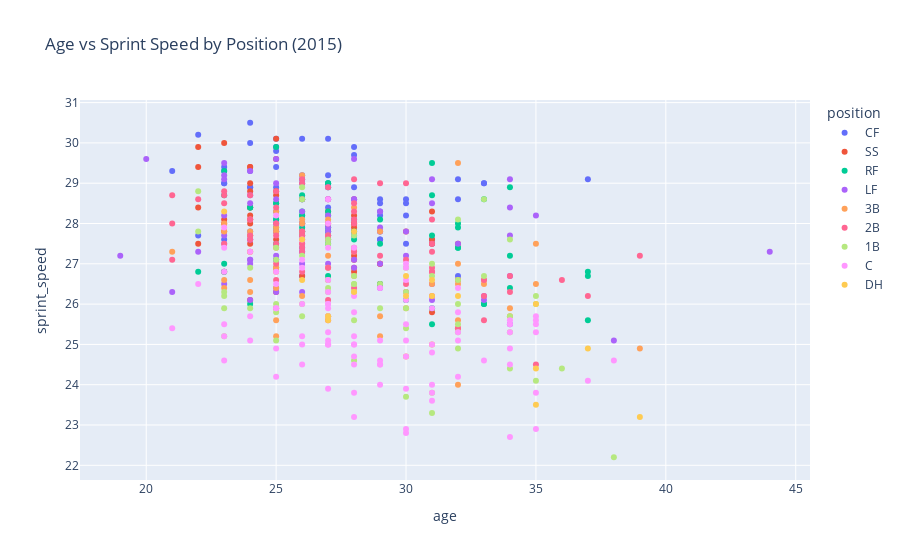

Write notebook code for a chart like this one.
### Code cell
fig = px.scatter(
    df15,
    x="age",
    y="sprint_speed",
    color="position",
    hover_data=["last_name, first_name", "team"],
    title="Age vs Sprint Speed by Position (2015)"
)

fig.show()

### Figure 1 — Plotly figure (JSON) as saved in the notebook; plotly's stock layout.template omitted (floating-point values rounded to 4 significant figures; data arrays with more than 128 entries replaced by an {"elided": "..."} marker saying what was removed)
{"data": [{"customdata": [["Buxton, Byron", "MIN"], ["Sierra, Magneuris", "MIA"], ["Quinn, Roman", "PHI"], ["Engel, Adam", "CWS"], ["Hamilton, Billy", "CIN"], ["Bader, Harrison", "STL"], ["DeShields, Delino", "TEX"], ["Galloway, Isaac", "MIA"], ["Smith, Mallex", "TB"], ["Broxton, Keon", "MIL"], ["Margot, Manuel", "SD"], ["Zimmer, Bradley", "CLE"], ["Robles, Victor", "WSH"], ["Brinson, Lewis", "MIA"], ["Mullins, Cedric", "BAL"], ["Trout, Mike", "LAA"], ["Marisnick, Jake", "HOU"], ["Davis, Rajai", "CLE"], ["Orlando, Paulo", "KC"], ["Jones, JaCoby", "DET"], ["Fowler, Dustin", "OAK"], ["Dyson, Jarrod", "AZ"], ["Laureano, Ramón", "OAK"], ["Davis, Jonathan", "TOR"], ["Taylor, Michael A.", "WSH"], ["Young Jr., Eric", "LAA"], ["Kiermaier, Kevin", "TB"], ["Phillips, Brett", "KC"], ["Allen, Greg", "CLE"], ["Duggar, Steven", "SF"], ["Pham, Tommy", "TB"], ["Marte, Starling", "PIT"], ["Cain, Lorenzo", "MIL"], ["Toles, Andrew", "LAD"], ["Lagares, Juan", "NYM"], ["Hernández, Gorkys", "SF"], ["Heredia, Guillermo", "SEA"], ["LaMarre, Ryan", "CWS"], ["Powell, Boog", "OAK"], ["Pollock, AJ", "AZ"], ["Almonte, Abraham", "KC"], ["Hicks, Aaron", "NYY"], ["Inciarte, Ender", "ATL"], ["Pillar, Kevin", "TOR"], ["Almora Jr., Albert", "CHC"], ["Bradley Jr., Jackie", "BOS"], ["Cave, Jake", "MIN"], ["Hernández, Enrique", "LAD"], ["Tocci, Carlos", "TEX"], ["Springer, George", "HOU"], ["Happ, Ian", "CHC"], ["Blackmon, Charlie", "COL"], ["Smolinski, Jake", "OAK"], ["Canha, Mark", "OAK"], ["Goodwin, Brian", "KC"], ["Martin, Leonys", "CLE"], ["Jackson, Austin", "NYM"], ["Robinson, Drew", "TEX"], ["Jones, Adam", "BAL"], ["Herrera, Odúbel", "PHI"]], "hovertemplate": "position=CF<br>age=%{x}<br>sprint_speed=%{y}<br>last_name, first_name=%{customdata[0]}<br>team=%{customdata[1]}<extra></extra>", "legendgroup": "CF", "marker": {"color": "#636efa", "symbol": "circle"}, "mode": "markers", "name": "CF", "orientation": "v", "showlegend": true, "type": "scatter", "x": [24, 22, 25, 26, 27, 24, 25, 28, 25, 28, 23, 25, 21, 24, 23, 26, 27, 37, 32, 26, 23, 33, 23, 26, 27, 33, 28, 24, 25, 24, 30, 29, 32, 26, 29, 30, 27, 29, 25, 30, 29, 28, 27, 29, 24, 28, 25, 26, 22, 28, 23, 31, 29, 29, 27, 30, 31, 26, 32, 26], "xaxis": "x", "y": [30.5, 30.2, 30.1, 30.1, 30.1, 30.0, 29.9, 29.9, 29.8, 29.7, 29.4, 29.4, 29.3, 29.3, 29.3, 29.2, 29.2, 29.1, 29.1, 29.1, 29.0, 29.0, 29.0, 29.0, 29.0, 29.0, 28.9, 28.9, 28.9, 28.9, 28.6, 28.6, 28.6, 28.6, 28.5, 28.5, 28.4, 28.3, 28.3, 28.2, 28.2, 28.1, 27.8, 27.8, 27.8, 27.8, 27.8, 27.8, 27.7, 27.7, 27.6, 27.6, 27.6, 27.6, 27.6, 27.5, 27.5, 27.4, 26.7, 26.7], "yaxis": "y"}, {"customdata": [["Turner, Trea", "WSH"], ["Hampson, Garrett", "COL"], ["Mondesi, Adalberto", "KC"], ["Story, Trevor", "COL"], ["Swanson, Dansby", "ATL"], ["Rosario, Amed", "NYM"], ["Kingery, Scott", "PHI"], ["Newman, Kevin", "PIT"], ["Peraza, José", "CIN"], ["Anderson, Tim", "CWS"], ["Reinheimer, Jack", "NYM"], ["Taylor, Chris", "LAD"], ["Saladino, Tyler", "MIL"], ["Adames, Willy", "TB"], ["Polanco, Jorge", "MIN"], ["Lindor, Francisco", "CLE"], ["Semien, Marcus", "OAK"], ["Florimón, Pedro", "PHI"], ["Ahmed, Nick", "AZ"], ["DeJong, Paul", "STL"], ["Muñoz, Yairo", "STL"], ["Rodríguez, Ronny", "DET"], ["Gurriel Jr., Lourdes", "TOR"], ["Iglesias, Jose", "DET"], ["Crawford, J.P.", "PHI"], ["Gregorius, Didi", "NYY"], ["Díaz, Aledmys", "TOR"], ["Segura, Jean", "SEA"], ["Kozma, Pete", "DET"], ["Bogaerts, Xander", "BOS"], ["Riddle, JT", "MIA"], ["Correa, Carlos", "HOU"], ["Lin, Tzu-Wei", "BOS"], ["Mercer, Jordy", "PIT"], ["Profar, Jurickson", "TEX"], ["Escobar, Alcides", "KC"], ["Urena, Richard", "TOR"], ["Russell, Addison", "CHC"], ["Romine, Andrew", "SEA"], ["Beckham, Tim", "BAL"], ["Simmons, Andrelton", "LAA"], ["Andrus, Elvis", "TEX"], ["Hechavarría, Adeiny", "NYY"], ["Adrianza, Ehire", "MIN"], ["Galvis, Freddy", "SD"], ["Arcia, Orlando", "MIL"], ["Urshela, Gio", "TOR"], ["Sogard, Eric", "MIL"], ["Rojas, Miguel", "MIA"], ["Machado, Manny", "LAD"], ["Seager, Corey", "LAD"], ["Alberto, Hanser", "TEX"], ["Crawford, Brandon", "SF"]], "hovertemplate": "position=SS<br>age=%{x}<br>sprint_speed=%{y}<br>last_name, first_name=%{customdata[0]}<br>team=%{customdata[1]}<extra></extra>", "legendgroup": "SS", "marker": {"color": "#EF553B", "symbol": "circle"}, "mode": "markers", "name": "SS", "orientation": "v", "showlegend": true, "type": "scatter", "x": [25, 23, 22, 25, 24, 22, 24, 24, 24, 25, 25, 27, 28, 22, 24, 24, 27, 31, 28, 24, 23, 26, 24, 28, 23, 28, 27, 28, 30, 25, 26, 23, 24, 31, 25, 31, 22, 24, 32, 28, 28, 29, 29, 28, 28, 23, 26, 32, 29, 25, 24, 25, 31], "xaxis": "x", "y": [30.1, 30.0, 29.9, 29.6, 29.4, 29.4, 29.4, 29.0, 28.8, 28.8, 28.7, 28.6, 28.6, 28.4, 28.4, 28.4, 28.3, 28.3, 28.2, 28.2, 28.1, 28.0, 28.0, 28.0, 28.0, 28.0, 28.0, 27.9, 27.8, 27.8, 27.8, 27.8, 27.7, 27.6, 27.6, 27.5, 27.5, 27.5, 27.5, 27.2, 27.1, 27.0, 27.0, 26.9, 26.8, 26.8, 26.7, 26.6, 26.5, 26.3, 26.1, 25.9, 25.8], "yaxis": "y"}, {"customdata": [["Brito, Sócrates", "AZ"], ["Shuck, JB", "MIA"], ["Hermosillo, Michael", "LAA"], ["Altherr, Aaron", "PHI"], ["Jankowski, Travis", "SD"], ["García, Avisaíl", "CWS"], ["Gentry, Craig", "BAL"], ["Meadows, Austin", "TB"], ["McCutchen, Andrew", "NYY"], ["Yelich, Christian", "MIL"], ["Cuevas, Noel", "COL"], ["Robinson, Shane", "NYY"], ["Herrera, Rosell", "KC"], ["Nimmo, Brandon", "NYM"], ["Williams, Nick", "PHI"], ["Reyes, Pablo", "PIT"], ["Grichuk, Randal", "TOR"], ["Puig, Yasiel", "LAD"], ["Soler, Jorge", "KC"], ["Owings, Chris", "AZ"], ["Rickard, Joey", "BAL"], ["Bonifacio, Jorge", "KC"], ["Betts, Mookie", "BOS"], ["Souza Jr., Steven", "AZ"], ["Gómez, Carlos", "TB"], ["Judge, Aaron", "NYY"], ["Guyer, Brandon", "CLE"], ["Kepler, Max", "MIN"], ["Ortega, Rafael", "MIA"], ["Thompson, Trayce", "CWS"], ["Polanco, Gregory", "PIT"], ["Haniger, Mitch", "SEA"], ["Castellanos, Nick", "DET"], ["Grossman, Robbie", "MIN"], ["Schebler, Scott", "CIN"], ["Williams, Mason", "CIN"], ["Reddick, Josh", "HOU"], ["Heyward, Jason", "CHC"], ["Harper, Bryce", "WSH"], ["Eaton, Adam", "WSH"], ["Naquin, Tyler", "CLE"], ["González, Carlos", "COL"], ["Fowler, Dexter", "STL"], ["Young, Chris", "LAA"], ["Anderson, Brian", "MIA"], ["Santander, Anthony", "BAL"], ["Santana, Domingo", "MIL"], ["Granderson, Curtis", "MIL"], ["Reyes, Franmil", "SD"], ["Mazara, Nomar", "TEX"], ["Piscotty, Stephen", "OAK"], ["Zobrist, Ben", "CHC"], ["Chisenhall, Lonnie", "CLE"], ["Markakis, Nick", "ATL"], ["Calhoun, Kole", "LAA"], ["Winker, Jesse", "CIN"], ["Cabrera, Melky", "CLE"], ["Jay, Jon", "AZ"], ["Rasmus, Colby", "BAL"], ["Bautista, José", "PHI"], ["Bruce, Jay", "NYM"]], "hovertemplate": "position=RF<br>age=%{x}<br>sprint_speed=%{y}<br>last_name, first_name=%{customdata[0]}<br>team=%{customdata[1]}<extra></extra>", "legendgroup": "RF", "marker": {"color": "#00cc96", "symbol": "circle"}, "mode": "markers", "name": "RF", "orientation": "v", "showlegend": true, "type": "scatter", "x": [25, 31, 23, 27, 27, 27, 34, 23, 31, 26, 26, 33, 25, 25, 24, 24, 26, 27, 26, 26, 27, 25, 25, 29, 32, 26, 32, 25, 27, 27, 26, 27, 26, 28, 27, 26, 31, 28, 25, 29, 27, 32, 32, 34, 25, 23, 25, 37, 22, 23, 27, 37, 29, 34, 30, 24, 33, 33, 31, 37, 31], "xaxis": "x", "y": [29.9, 29.5, 29.3, 29.0, 29.0, 28.9, 28.9, 28.7, 28.7, 28.7, 28.6, 28.6, 28.5, 28.5, 28.4, 28.4, 28.3, 28.3, 28.2, 28.2, 28.2, 28.1, 28.1, 28.1, 28.0, 28.0, 27.9, 27.9, 27.9, 27.9, 27.9, 27.8, 27.8, 27.8, 27.7, 27.7, 27.7, 27.6, 27.5, 27.5, 27.5, 27.4, 27.4, 27.2, 27.1, 27.0, 26.9, 26.8, 26.8, 26.8, 26.7, 26.7, 26.5, 26.4, 26.1, 26.0, 26.0, 26.0, 25.9, 25.6, 25.5], "yaxis": "y"}, {"customdata": {"elided": "73x2 str values"}, "hovertemplate": "position=LF<br>age=%{x}<br>sprint_speed=%{y}<br>last_name, first_name=%{customdata[0]}<br>team=%{customdata[1]}<extra></extra>", "legendgroup": "LF", "marker": {"color": "#ab63fa", "symbol": "circle"}, "mode": "markers", "name": "LF", "orientation": "v", "showlegend": true, "type": "scatter", "x": [25, 28, 20, 23, 24, 23, 23, 34, 31, 25, 27, 24, 25, 27, 28, 28, 31, 24, 34, 29, 26, 35, 27, 23, 24, 26, 25, 25, 26, 29, 27, 29, 30, 27, 25, 23, 34, 27, 24, 26, 24, 23, 32, 44, 26, 26, 22, 30, 19, 25, 28, 24, 25, 24, 27, 29, 26, 24, 28, 34, 31, 23, 29, 25, 25, 21, 26, 33, 33, 24, 31, 34, 38], "xaxis": "x", "y": [29.6, 29.6, 29.6, 29.5, 29.3, 29.2, 29.1, 29.1, 29.1, 29.0, 28.9, 28.7, 28.6, 28.6, 28.6, 28.6, 28.5, 28.5, 28.4, 28.3, 28.3, 28.2, 28.2, 28.2, 28.1, 28.0, 28.0, 28.0, 28.0, 27.9, 27.9, 27.8, 27.8, 27.8, 27.8, 27.7, 27.7, 27.7, 27.6, 27.6, 27.6, 27.5, 27.5, 27.3, 27.3, 27.3, 27.3, 27.2, 27.2, 27.2, 27.1, 27.1, 27.1, 27.1, 27.0, 27.0, 27.0, 27.0, 26.9, 26.7, 26.5, 26.5, 26.4, 26.4, 26.3, 26.3, 26.3, 26.2, 26.1, 26.1, 26.1, 25.5, 25.1], "yaxis": "y"}, {"customdata": [["Negrón, Kristopher", "SEA"], ["Rivera, Yadiel", "MIA"], ["Peterson, Jace", "BAL"], ["Chapman, Matt", "OAK"], ["Sánchez, Yolmer", "CWS"], ["Ward, Taylor", "LAA"], ["Myers, Wil", "SD"], ["Kiner-Falefa, Isiah", "TEX"], ["Bryant, Kris", "CHC"], ["Torres, Ramón", "KC"], ["Escobar, Eduardo", "AZ"], ["Wisdom, Patrick", "STL"], ["Bregman, Alex", "HOU"], ["Andujar, Miguel", "NYY"], ["Bote, David", "CHC"], ["Duffy, Matt", "TB"], ["Rondon, José", "CWS"], ["Reyes, José", "NYM"], ["Ramírez, José", "CLE"], ["Núñez, Renato", "BAL"], ["Candelario, Jeimer", "DET"], ["Rendon, Anthony", "WSH"], ["Devers, Rafael", "BOS"], ["Marrero, Deven", "AZ"], ["Longoria, Evan", "SF"], ["Lamb, Jake", "AZ"], ["Sanó, Miguel", "MIN"], ["Cuthbert, Cheslor", "KC"], ["Drury, Brandon", "TOR"], ["Shaw, Travis", "MIL"], ["Arroyo, Christian", "TB"], ["Farmer, Kyle", "LAD"], ["Cozart, Zack", "LAA"], ["Turner, Justin", "LAD"], ["Valentín, Jesmuel", "PHI"], ["Freese, David", "LAD"], ["Flaherty, Ryan", "ATL"], ["Valencia, Danny", "BAL"], ["Carpenter, Matt", "STL"], ["Guillorme, Luis", "NYM"], ["Davis, J.D.", "HOU"], ["Camargo, Johan", "ATL"], ["Suárez, Eugenio", "CIN"], ["Seager, Kyle", "SEA"], ["Prado, Martín", "MIA"], ["Arenado, Nolan", "COL"], ["Moustakas, Mike", "MIL"], ["Headley, Chase", "SD"], ["Villanueva, Christian", "SD"], ["Frazier, Todd", "NYM"], ["Franco, Maikel", "PHI"], ["Donaldson, Josh", "CLE"], ["Moran, Colin", "PIT"], ["Gyorko, Jedd", "STL"], ["Sandoval, Pablo", "SF"], ["Beltré, Adrian", "TEX"], ["Solarte, Yangervis", "TOR"], ["Valbuena, Luis", "LAA"]], "hovertemplate": "position=3B<br>age=%{x}<br>sprint_speed=%{y}<br>last_name, first_name=%{customdata[0]}<br>team=%{customdata[1]}<extra></extra>", "legendgroup": "3B", "marker": {"color": "#FFA15A", "symbol": "circle"}, "mode": "markers", "name": "3B", "orientation": "v", "showlegend": true, "type": "scatter", "x": [32, 26, 28, 25, 26, 24, 27, 23, 26, 25, 29, 26, 24, 23, 25, 27, 24, 35, 25, 24, 24, 28, 21, 27, 32, 27, 25, 25, 25, 28, 23, 27, 32, 33, 24, 35, 31, 33, 32, 23, 25, 24, 26, 30, 34, 27, 29, 34, 27, 32, 25, 32, 25, 29, 31, 39, 30, 32], "xaxis": "x", "y": [29.5, 29.2, 28.4, 28.3, 28.1, 28.1, 28.1, 28.0, 28.0, 27.9, 27.8, 27.8, 27.8, 27.8, 27.8, 27.7, 27.7, 27.5, 27.4, 27.3, 27.3, 27.3, 27.3, 27.2, 27.0, 26.9, 26.9, 26.9, 26.8, 26.7, 26.6, 26.6, 26.6, 26.6, 26.6, 26.5, 26.5, 26.5, 26.5, 26.4, 26.4, 26.3, 26.2, 25.9, 25.9, 25.7, 25.7, 25.7, 25.7, 25.6, 25.6, 25.4, 25.2, 25.2, 25.0, 24.9, 24.7, 24.0], "yaxis": "y"}, {"customdata": {"elided": "69x2 str values"}, "hovertemplate": "position=2B<br>age=%{x}<br>sprint_speed=%{y}<br>last_name, first_name=%{customdata[0]}<br>team=%{customdata[1]}<extra></extra>", "legendgroup": "2B", "marker": {"color": "#FF6692", "symbol": "circle"}, "mode": "markers", "name": "2B", "orientation": "v", "showlegend": true, "type": "scatter", "x": [26, 28, 29, 26, 30, 27, 25, 23, 23, 21, 24, 22, 26, 28, 23, 25, 28, 24, 31, 28, 24, 27, 28, 21, 25, 26, 25, 26, 26, 24, 27, 24, 27, 25, 26, 26, 31, 23, 26, 28, 31, 28, 26, 39, 29, 30, 21, 25, 27, 31, 31, 31, 26, 34, 33, 36, 25, 30, 28, 30, 34, 31, 37, 33, 27, 27, 33, 32, 35], "xaxis": "x", "y": [29.1, 29.1, 29.0, 29.0, 29.0, 28.9, 28.8, 28.8, 28.7, 28.7, 28.7, 28.6, 28.6, 28.5, 28.5, 28.4, 28.3, 28.1, 28.1, 28.1, 28.1, 28.0, 28.0, 28.0, 28.0, 27.8, 27.7, 27.7, 27.7, 27.7, 27.7, 27.6, 27.6, 27.5, 27.5, 27.5, 27.5, 27.5, 27.4, 27.4, 27.3, 27.3, 27.3, 27.2, 27.2, 27.1, 27.1, 27.0, 26.9, 26.9, 26.8, 26.8, 26.8, 26.7, 26.6, 26.6, 26.6, 26.5, 26.4, 26.3, 26.3, 26.2, 26.2, 26.2, 26.1, 25.6, 25.6, 25.4, 24.5], "yaxis": "y"}, {"customdata": [["Dixon, Brandon", "CIN"], ["Bellinger, Cody", "LAD"], ["Adduci, James", "DET"], ["Dozier, Hunter", "KC"], ["Desmond, Ian", "COL"], ["Bauers, Jake", "TB"], ["Miller, Brad", "MIL"], ["Gurriel, Yuli", "HOU"], ["Muncy, Max", "LAD"], ["Cooper, Garrett", "MIA"], ["Osuna, José", "PIT"], ["Austin, Tyler", "MIN"], ["Bell, Josh", "PIT"], ["Thames, Eric", "MIL"], ["O'Hearn, Ryan", "KC"], ["Goldschmidt, Paul", "AZ"], ["Zimmerman, Ryan", "WSH"], ["Abreu, José", "CWS"], ["Freeman, Freddie", "ATL"], ["Marte, Jefry", "LAA"], ["Walker, Neil", "NYY"], ["Hicks, John", "DET"], ["Martínez, José A.", "STL"], ["Motter, Taylor", "MIN"], ["O'Brien, Peter", "MIA"], ["Morrison, Logan", "MIN"], ["Smith, Dominic", "NYM"], ["Voit, Luke", "NYY"], ["Hosmer, Eric", "SD"], ["Guzmán, Ronald", "TEX"], ["Pearce, Steve", "BOS"], ["Healy, Ryon", "SEA"], ["Garcia, Aramis", "SF"], ["Mauer, Joe", "MIN"], ["Santana, Carlos", "PHI"], ["McMahon, Ryan", "COL"], ["Adams, Matt", "STL"], ["Olson, Matt", "OAK"], ["Belt, Brandon", "SF"], ["Vogelbach, Daniel", "SEA"], ["White, Tyler", "HOU"], ["Ramirez, Hanley", "BOS"], ["Flores, Wilmer", "NYM"], ["Rizzo, Anthony", "CHC"], ["Davis, Chris", "BAL"], ["Fernández, José Miguel", "LAA"], ["Votto, Joey", "CIN"], ["Moreland, Mitch", "BOS"], ["Tellez, Rowdy", "TOR"], ["Bird, Greg", "NYY"], ["Duda, Lucas", "ATL"], ["Aguilar, Jesús", "MIL"], ["Reynolds, Mark", "WSH"], ["González, Adrián", "NYM"], ["Cabrera, Miguel", "DET"], ["Smoak, Justin", "TOR"], ["Bour, Justin", "PHI"], ["Alonso, Yonder", "CLE"], ["Pujols, Albert", "LAA"]], "hovertemplate": "position=1B<br>age=%{x}<br>sprint_speed=%{y}<br>last_name, first_name=%{customdata[0]}<br>team=%{customdata[1]}<extra></extra>", "legendgroup": "1B", "marker": {"color": "#B6E880", "symbol": "circle"}, "mode": "markers", "name": "1B", "orientation": "v", "showlegend": true, "type": "scatter", "x": [26, 22, 33, 26, 32, 22, 28, 34, 27, 27, 25, 26, 25, 31, 24, 30, 33, 31, 28, 27, 32, 28, 29, 28, 27, 30, 23, 27, 28, 23, 35, 26, 25, 35, 32, 23, 29, 24, 30, 25, 27, 34, 26, 28, 32, 30, 34, 32, 23, 25, 32, 28, 34, 36, 35, 31, 30, 31, 38], "xaxis": "x", "y": [28.9, 28.8, 28.6, 28.6, 28.1, 27.8, 27.7, 27.6, 27.6, 27.5, 27.4, 27.2, 27.1, 27.0, 26.9, 26.9, 26.7, 26.7, 26.7, 26.6, 26.6, 26.5, 26.5, 26.5, 26.4, 26.3, 26.3, 26.3, 26.3, 26.2, 26.2, 26.0, 26.0, 26.0, 26.0, 25.9, 25.9, 25.9, 25.9, 25.8, 25.7, 25.7, 25.7, 25.6, 25.5, 25.4, 25.3, 25.3, 25.2, 25.1, 24.9, 24.6, 24.4, 24.4, 24.1, 23.8, 23.7, 23.3, 22.2], "yaxis": "y"}, {"customdata": {"elided": "92x2 str values"}, "hovertemplate": "position=C<br>age=%{x}<br>sprint_speed=%{y}<br>last_name, first_name=%{customdata[0]}<br>team=%{customdata[1]}<extra></extra>", "legendgroup": "C", "marker": {"color": "#FF97FF", "symbol": "circle"}, "mode": "markers", "name": "C", "orientation": "v", "showlegend": true, "type": "scatter", "x": [27, 25, 27, 23, 26, 23, 28, 27, 24, 26, 30, 26, 30, 25, 23, 27, 30, 25, 22, 32, 29, 27, 28, 30, 27, 26, 27, 31, 25, 27, 25, 28, 32, 35, 27, 24, 35, 34, 34, 30, 35, 23, 21, 34, 35, 27, 32, 28, 26, 23, 32, 24, 27, 30, 29, 31, 28, 26, 27, 27, 28, 27, 34, 25, 31, 30, 28, 38, 23, 33, 29, 28, 34, 26, 29, 29, 32, 25, 37, 31, 29, 30, 27, 31, 35, 28, 31, 28, 30, 35, 30, 34], "xaxis": "x", "y": [28.6, 28.2, 28.0, 27.9, 27.6, 27.4, 27.4, 27.4, 27.3, 27.1, 27.0, 26.9, 26.9, 26.8, 26.8, 26.6, 26.6, 26.5, 26.5, 26.4, 26.4, 26.3, 26.2, 26.1, 26.0, 26.0, 26.0, 25.9, 25.9, 25.9, 25.9, 25.8, 25.8, 25.7, 25.7, 25.7, 25.6, 25.6, 25.5, 25.5, 25.5, 25.5, 25.4, 25.3, 25.3, 25.3, 25.3, 25.2, 25.2, 25.2, 25.1, 25.1, 25.1, 25.1, 25.1, 25.0, 25.0, 25.0, 25.0, 25.0, 25.0, 25.0, 24.9, 24.9, 24.8, 24.7, 24.7, 24.6, 24.6, 24.6, 24.6, 24.5, 24.5, 24.5, 24.5, 24.5, 24.2, 24.2, 24.1, 24.0, 24.0, 23.9, 23.9, 23.8, 23.8, 23.8, 23.6, 23.2, 22.9, 22.9, 22.8, 22.7], "yaxis": "y"}, {"customdata": [["Ohtani, Shohei", "LAA"], ["Stanton, Giancarlo", "NYY"], ["Díaz, Yandy", "CLE"], ["Martinez, J.D.", "BOS"], ["Gattis, Evan", "HOU"], ["Palka, Daniel", "CWS"], ["Cron, C.J.", "TB"], ["Álvarez, Pedro", "BAL"], ["Trumbo, Mark", "BAL"], ["Davis, Khris", "OAK"], ["Choo, Shin-Soo", "TEX"], ["Choi, Ji Man", "TB"], ["Davidson, Matt", "CWS"], ["Cruz, Nelson", "SEA"], ["Encarnación, Edwin", "CLE"], ["Morales, Kendrys", "TOR"], ["Martinez, Victor", "DET"]], "hovertemplate": "position=DH<br>age=%{x}<br>sprint_speed=%{y}<br>last_name, first_name=%{customdata[0]}<br>team=%{customdata[1]}<extra></extra>", "legendgroup": "DH", "marker": {"color": "#FECB52", "symbol": "circle"}, "mode": "markers", "name": "DH", "orientation": "v", "showlegend": true, "type": "scatter", "x": [23, 28, 26, 30, 31, 26, 28, 31, 32, 30, 35, 27, 27, 37, 35, 35, 39], "xaxis": "x", "y": [28.3, 27.8, 27.6, 26.7, 26.6, 26.6, 26.3, 26.2, 26.2, 26.2, 26.0, 25.7, 25.6, 24.9, 24.4, 23.5, 23.2], "yaxis": "y"}], "layout": {"legend": {"title": {"text": "position"}, "tracegroupgap": 0}, "title": {"text": "Age vs Sprint Speed by Position (2015)"}, "xaxis": {"anchor": "y", "domain": [0, 1], "title": {"text": "age"}}, "yaxis": {"anchor": "x", "domain": [0, 1], "title": {"text": "sprint_speed"}}}}
